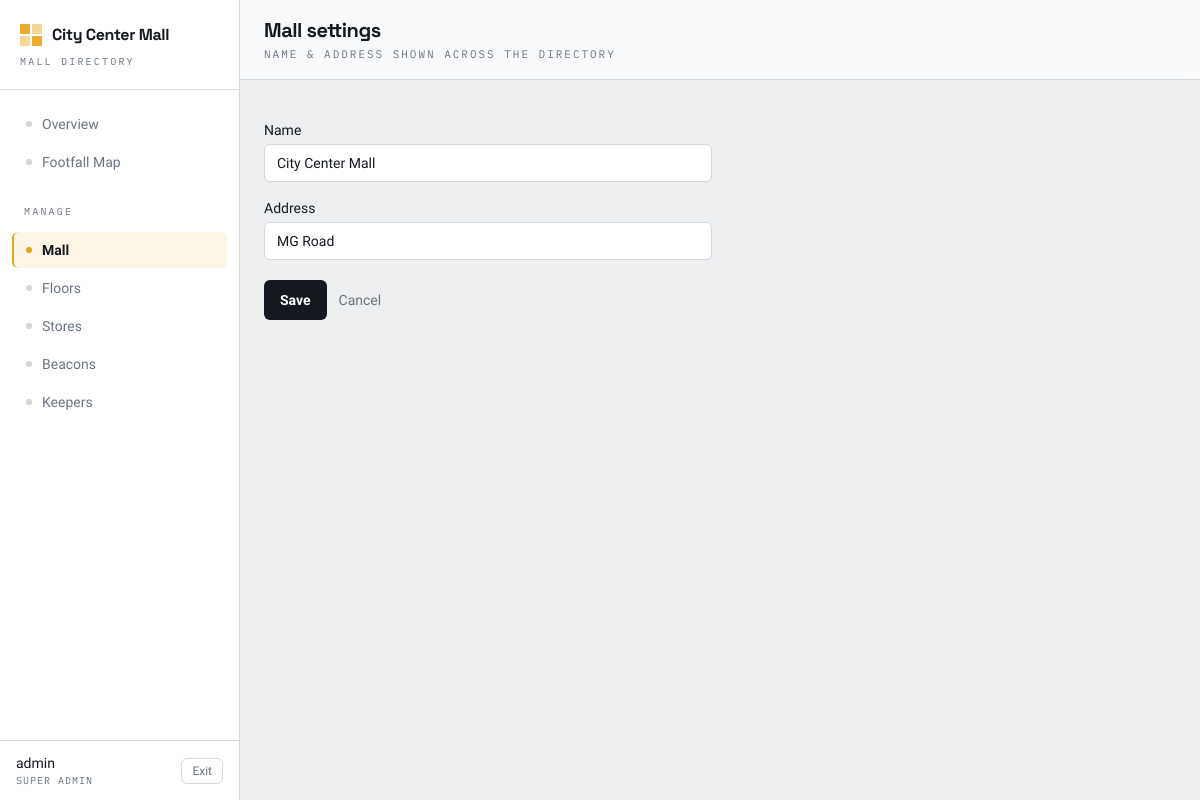
/mall/ (signed in), run on the app's committed database.
### core/models.py (models this page shows, shortened)
class Mall(models.Model):
    name = models.CharField(max_length=120)
    address = models.CharField(max_length=255, blank=True)

### core/views.py (the view)
# urls.py: path('mall/', views.mall_settings, name='mall_setup'),
@login_required
def mall_settings(request):
    mall = Mall.objects.first()
    if not request.user.is_superuser:
        return redirect('dashboard') if mall else render(request, 'mall_setup_wait.html')
    if request.method == 'POST':
        form = MallForm(request.POST, instance=mall)
        if form.is_valid():
            m = form.save(commit=False)
            if not mall:
                m.id = 1  # pin id=1 so the app's hardcoded mall_id resolves (single-mall MVP)
            m.save()
            CacheVersion.objects.get_or_create(mall=m)
            return redirect('dashboard')
    else:
        form = MallForm(instance=mall)
    return render(request, 'mall_form.html', {'form': form, 'obj': mall})

### core/forms.py
class MallForm(Styled):
    class Meta:
        model = Mall
        fields = ['name', 'address']
        widgets = {'address': forms.TextInput(attrs={'placeholder': 'Street / area (optional)'})}

### core/context.py (called while the page is built)
def dashboard(request):
    if not request.user.is_authenticated:
        return {}
    mall = Mall.objects.first()
    return {
        'mall': mall,
        'nav_floors': Floor.objects.filter(mall=mall) if mall else [],
        'is_admin': request.user.is_superuser,
    }

### core/templates/mall_form.html (shortened to what this page needs)
{% extends "base.html" %}
{% block heading %}{% if obj %}Mall settings{% else %}Set up your mall{% endif %}{% endblock %}
{% block subheading %}<p class="mt-0.5 font-mono text-[11px] uppercase tracking-[0.18em] text-muted">{% if obj %}Name &amp; address shown across the directory{% else %}Start here — every floor, store &amp; beacon lives under one mall{% endif %}</p>{% endblock %}
{% block content %}
<form method="post" class="max-w-md space-y-4">
  {% for field in form.visible_fields %}
  <div>
    <label class="mb-1 block text-sm font-500">{{ field.label }}</label>
    {{ field }}
  </div>
  {% endfor %}
  <div class="flex items-center gap-3 pt-1">
    <button class="rounded-md bg-ink px-4 py-2.5 text-sm font-600 text-white hover:bg-black transition">{% if obj %}Save{% else %}Create mall &amp; continue{% endif %}</button>
    {% if obj %}<a href="{% url 'dashboard' %}" class="text-sm text-muted hover:text-ink">Cancel</a>{% endif %}
  </div>
</form>
{% endblock %}

### core/templates/base.html (shortened to what this page needs)
{% load static %}
<!doctype html>
<html lang="en">
<head>
  <script src="https://cdn.tailwindcss.com"></script>
</head>
<body class="bg-paper text-ink antialiased">
{% if user.is_authenticated %}
<div class="flex min-h-screen">
  <aside class="hidden md:flex w-60 shrink-0 flex-col border-r border-line bg-surface">
    <div class="px-5 pt-6 pb-5 border-b border-line">
      <div class="flex items-center gap-2.5 text-signal">
        <span class="mark"><i></i><i></i><i></i><i></i></span>
        <span class="font-display font-700 tracking-tight text-ink leading-none">
          {{ mall.name|default:"Directory" }}
        </span>
      </div>
      <p class="mt-2 font-mono text-[10px] uppercase tracking-[0.22em] text-muted">Mall Directory</p>
    </div>
    {% with url=request.resolver_match.url_name %}
    <nav class="flex-1 px-3 py-4 space-y-0.5 text-sm">
      {% include "_navitem.html" with cur=url want="dashboard" target="dashboard" label="Overview" %}
      {% include "_navitem.html" with cur=url want="heatmap" target="heatmap" label="Footfall Map" %}
      {% if is_admin %}
        <p class="px-3 pt-5 pb-2 font-mono text-[10px] uppercase tracking-[0.22em] text-muted">Manage</p>
        {% include "_navitem.html" with cur=url want="mall_setup" target="mall_setup" label="Mall" %}
        {% include "_navitem.html" with cur=url want="floors" target="floors" label="Floors" %}
        {% include "_navitem.html" with cur=url want="stores" target="stores" label="Stores" %}
        {% include "_navitem.html" with cur=url want="beacons" target="beacons" label="Beacons" %}
        {% include "_navitem.html" with cur=url want="keepers" target="keepers" label="Keepers" %}
      {% endif %}
    </nav>
    {% endwith %}
    <div class="border-t border-line px-4 py-3 flex items-center justify-between">
      <div class="min-w-0">
        <p class="truncate font-500 text-sm">{{ user.username }}</p>
        <p class="font-mono text-[10px] uppercase tracking-widest text-muted">
          {% if is_admin %}Super Admin{% else %}Storekeeper{% endif %}
        </p>
      </div>
      <form method="post" action="{% url 'logout' %}">{% csrf_token %}
        <button class="rounded-md border border-line px-2.5 py-1 text-xs text-muted hover:text-ink hover:border-ink transition">Exit</button>
      </form>
    </div>
  </aside>
  <main class="flex-1 min-w-0">
    <header class="flex items-center gap-4 border-b border-line bg-surface/70 px-6 py-4 backdrop-blur">
      <div class="min-w-0">
        <h1 class="font-display text-xl font-700 tracking-tight truncate">{% block heading %}{% endblock %}</h1>
        {% block subheading %}{% endblock %}
      </div>
    </header>
    <div class="p-6">{% block content %}{% endblock %}</div>
  </main>
</div>
{% else %}
  {% block content_anon %}{% endblock %}
{% endif %}
</body>
</html>

### core/templates/base.html (style rules this page uses)
body { font-family: "Hanken Grotesk", sans-serif; }
.mark { display:grid; grid-template-columns:1fr 1fr; grid-template-rows:1fr 1fr; gap:2px; width:22px; height:22px; }
.mark i { background: currentColor; border-radius:1px; }
.mark i:nth-child(1),.mark i:nth-child(4) { opacity:.9 }
.mark i:nth-child(2),.mark i:nth-child(3) { opacity:.45 }

### data on the page
Mall: name "City Center Mall", visible_fields "City Center Mall" "MG Road"

### other printed values
{{ label }} "Overview Footfall Map Floors Stores Beacons Keepers"
{{ label }} "Mall"
{{ user.username }} "admin"
{{ field.label }} "Name" "Address"
